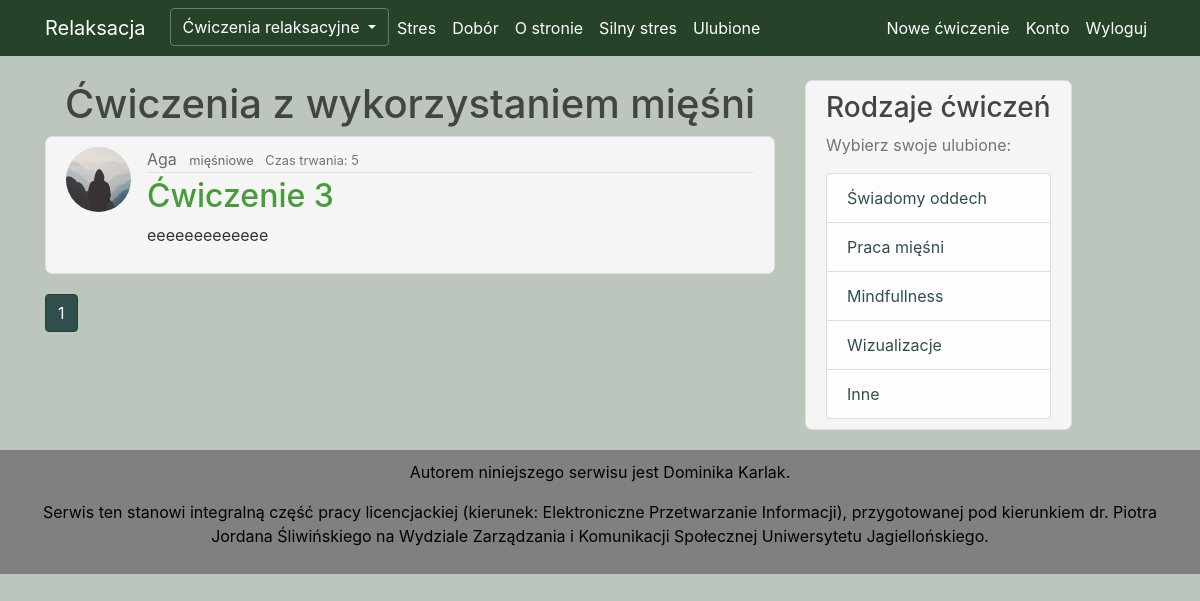
Page /miesnie (signed in) on the committed database.
### Relaks/models.py (models this page shows, shortened)
class Post(db.Model):
    id = db.Column(db.Integer, primary_key=True, autoincrement=True)
    name = db.Column(db.String(100), nullable=True)
    category = db.Column(db.String(100), nullable=True)
    time = db.Column(db.Integer, nullable=True)
    content = db.Column(db.Text, nullable=True)
    user_id = db.Column(db.Integer, db.ForeignKey('user.id'), nullable=False)
    fav = db.relationship('Favourite', backref='fav', lazy=True)
    comments = db.relationship("Comment", backref='article', lazy=True)

class User(db.Model, UserMixin):
    id = db.Column(db.Integer, primary_key=True)
    username = db.Column(db.String(20), unique=True, nullable=False)
    email = db.Column(db.String(120), unique=True, nullable=False)
    image_file = db.Column(db.String(20), nullable=False, default='default.jpg')
    password = db.Column(db.String(60), nullable=False)
    is_admin = db.Column(db.Boolean, nullable=False)
    posts = db.relationship('Post', backref='author', lazy=True)
    fav = db.relationship('Favourite', backref='author', lazy=True)

### Relaks/routes.py (the view)
@app.route("/miesnie", methods=['GET', 'POST'])
@login_required
def miesnie():
    page = request.args.get('page', 1, type=int)
    post = Post.query.filter(
        Post.category == 'mięśniowe').paginate(page=page, per_page=3)
    return render_template('miesnie.html', title='Mięśnie', post=post)

### Relaks/models.py (called while the page is built)
@login_manager.user_loader
def load_user(user_id):
    return User.query.get(int(user_id))

### Relaks/templates/miesnie.html (shortened to what this page needs)
{% extends "layout.html" %}
{% block content %}
    <h1 style="text-align: center"> Ćwiczenia z wykorzystaniem mięśni </h1>
{% for post in post.items %}
          <article class="media content-section">
          <img class="rounded-circle article-img" src="{{ url_for('static', filename='photo/' + post.author.image_file) }}">
          <div class="media-body">
            <div class="article-metadata">
              <a class="mr-2" href="{{ url_for('user_posts', username=post.author.username) }}">{{ post.author.username }}</a>
              <small class="article-category">
          <a
            class="mr-2"
            href="{{ url_for('miesnie', category=post.category) }}"
            >{{ post.category }}</a>
                </small>
                <small class="text-muted">Czas trwania: {{ post.time }}</small>
            </div>
            <h2> <a class="article-title" href="{{ url_for('post', post_id=post.id) }}">{{ post.name}}</a> </h2>
            <p class="article-content">{{ post.content }}</p>
          </div>
        </article>
    {% endfor %}
      {% for page_num in post.iter_pages(left_edge=1, right_edge=1, left_current=1, right_current=2) %}
        {% if page_num %}
            {% if post.page == page_num %}
                <a class="btn btn-info mb-4" style="background-color: darkslategrey; border-color: #26432a" href="{{ url_for('miesnie', page=page_num)  }}"> {{ page_num }}</a>
             {% else %}
                <a class="btn btn-outline-info mb-4" style="background-color: darkslategrey; border-color: #26432a; " href="{{ url_for('miesnie', page=page_num)  }}"> {{ page_num }}</a>
             {% endif %}
        {% endif %}
    {% endfor %}
{% endblock content %}

### Relaks/static/main.css (style rules this page uses)
body { background-color: #bdc6bd; color: #333333; margin-top: 5rem; }
h1, h2, h3, h4, h5, h6 { color: #444444; }
.content-section { background-color: whitesmoke; padding: 10px 20px; border: 1px solid #dddddd; border-radius: 7px; margin-bottom: 20px; }
.article-title { color: #489b39; }
.article-content { white-space: pre-line; background-color: whitesmoke; }
.article-img { height: 65px; width: 65px; margin-right: 16px; }
.article-metadata { padding-bottom: 1px; margin-bottom: 4px; border-bottom: 1px solid #e3e3e3; color: #444444; }
.btn { background-color: #26432a; }
.mr-2 { color: dimgrey; }

### rows in the picture
Post: image_file (placeholder picture), author.username "Aga", category "mięśniowe", time "5", name "Ćwiczenie 3", content "eeeeeeeeeeeee"

### other values in the picture
{{ page_num }} "1"
